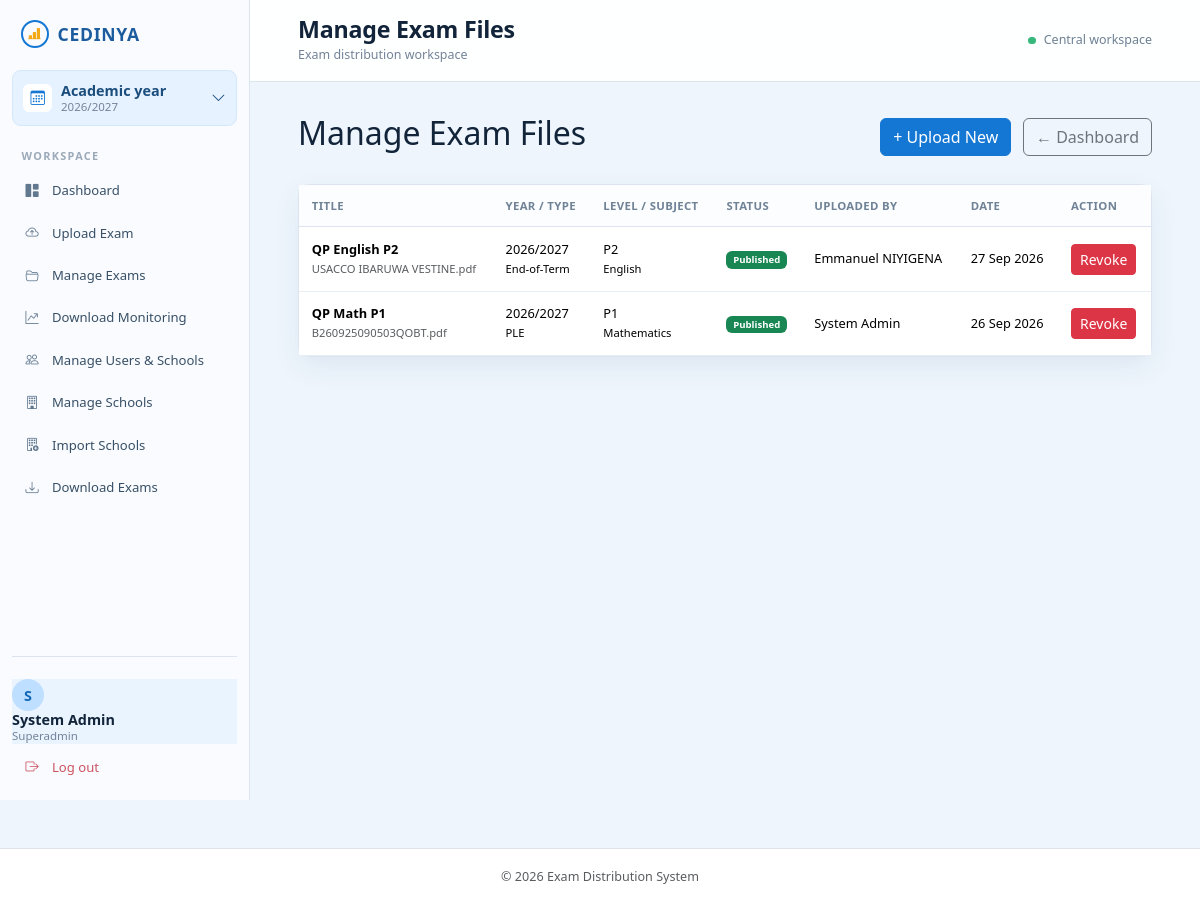
Screenshot of /admin/files.php (signed in) with the database file from the repository.
### tables this page shows
CREATE TABLE `exam_files` (
  `id` int(11) NOT NULL,
  `title` varchar(255) NOT NULL,
  `description` text DEFAULT NULL,
  `academic_year` varchar(20) NOT NULL,
  `exam_type` varchar(50) NOT NULL,
  `category` enum('primary','ordinary','advanced','tvet') DEFAULT NULL,
  `level` varchar(50) DEFAULT NULL,
  `subject` varchar(100) DEFAULT NULL,
  `version` int(11) DEFAULT 1,
  `file_name` varchar(255) NOT NULL,
  `original_name` varchar(255) NOT NULL,
  `file_size` int(11) DEFAULT NULL,
  `mime_type` varchar(100) DEFAULT NULL,
  `status` enum('draft','published','revoked') DEFAULT 'draft',
  `available_from` datetime DEFAULT NULL,
  `available_until` datetime DEFAULT NULL,
  `uploaded_by` int(11) NOT NULL,
  `approved_by` int(11) DEFAULT NULL,
  `created_at` timestamp NOT NULL DEFAULT current_timestamp(),
  `updated_at` timestamp NOT NULL DEFAULT current_timestamp() ON UPDATE current_timestamp()
);

CREATE TABLE `users` (
  `id` int(11) NOT NULL,
  `username` varchar(50) NOT NULL,
  `password` varchar(255) NOT NULL,
  `totp_secret` varchar(64) DEFAULT NULL,
  `totp_enabled` tinyint(1) NOT NULL DEFAULT 0,
  `full_name` varchar(100) NOT NULL,
  `role` enum('superadmin','primaryadmin','OLadmin','ALadmin','TVETadmin','admin','district','headteacher','teacher','SEI') NOT NULL DEFAULT 'headteacher',
  `school_id` int(11) DEFAULT NULL,
  `district_id` int(11) DEFAULT NULL,
  `email` varchar(100) DEFAULT NULL,
  `phone` varchar(20) DEFAULT NULL,
  `is_active` tinyint(1) DEFAULT 1,
  `created_at` timestamp NOT NULL DEFAULT current_timestamp()
);

### includes/auth.php (called while the page is built, shortened)
<?php
function roleLevelOptions(string $role): array
{
    return match (strtolower($role)) {
        'admin', 'superadmin' => ['P1', 'P2', 'P3', 'P4', 'P5', 'P6', 'S1', 'S2', 'S3', 'S4', 'S5', 'S6', 'L3', 'L4', 'L5'],
        'primaryadmin' => ['P1', 'P2', 'P3', 'P4', 'P5', 'P6'],
        'oladmin' => ['S1', 'S2', 'S3'],
        'aladmin' => ['S4', 'S5', 'S6'],
        'tvetadmin', 'tvet' => ['L3', 'L4', 'L5'],
        default => [],
    };
}
function isScopedAdminRole(string $role): bool
{
    return roleLevelOptions($role) !== [] && !in_array(strtolower($role), ['admin', 'superadmin'], true);
}
function dashboardPathForRole(string $role): string
{
    return strtoupper($role) === 'SEI'
        ? '/admin/logs'
        : (in_array(strtolower($role), ['admin', 'superadmin'], true) || isScopedAdminRole($role) ? '/admin/dashboard' : '/headteacher/dashboard');
}

### admin/files.php (the view, shortened to what this page needs)
<?php
require_once '../includes/auth.php';
$fileSql = "
    SELECT f.*, u.full_name as uploaded_by_name
    FROM exam_files f
    LEFT JOIN users u ON f.uploaded_by = u.id";
$fileParams = [];
$fileSql .= ' ORDER BY f.created_at DESC';
$fileStmt = $pdo->prepare($fileSql);
$fileStmt->execute($fileParams);
$files = $fileStmt->fetchAll();
require '../includes/header.php';
?>
<div class="d-flex justify-content-between align-items-center mb-4">
    <h2>Manage Exam Files</h2>
    <div>
        <a href="<?= APP_BASE_URL ?>/admin/upload" class="btn btn-primary me-2">+ Upload New</a>
        <a href="<?= APP_BASE_URL . dashboardPathForRole((string)$_SESSION['role']) ?>" class="btn btn-outline-secondary">← Dashboard</a>
    </div>
</div>
<div class="card">
    <div class="table-responsive">
        <table class="table table-hover mb-0">
            <thead>
                <tr>
                    <th>Title</th>
                    <th>Year / Type</th>
                    <th>Level / Subject</th>
                    <th>Status</th>
                    <th>Uploaded By</th>
                    <th>Date</th>
                    <th>Action</th>
                </tr>
            </thead>
            <tbody>
                <?php foreach ($files as $file): ?>
                <tr class="<?= $file['status'] === 'revoked' ? 'table-danger' : '' ?>">
                    <td>
                        <strong><?= htmlspecialchars($file['title']) ?></strong><br>
                        <small class="text-muted"><?= htmlspecialchars($file['original_name']) ?></small>
                    </td>
                    <td>
                        <?= htmlspecialchars($file['academic_year']) ?><br>
                        <small><?= htmlspecialchars($file['exam_type']) ?></small>
                    </td>
                    <td>
                        <?= htmlspecialchars($file['level'] ?? '-') ?><br>
                        <small><?= htmlspecialchars($file['subject'] ?? '-') ?></small>
                    </td>
                    <td>
                        <?php if ($file['status'] === 'published'): ?>
                            <span class="badge bg-success">Published</span>
                        <?php elseif ($file['status'] === 'revoked'): ?>
                            <span class="badge bg-danger">Revoked</span>
                        <?php else: ?>
                            <span class="badge bg-secondary"><?= ucfirst($file['status']) ?></span>
                        <?php endif; ?>
                    </td>
                    <td><?= htmlspecialchars($file['uploaded_by_name'] ?? 'Unknown') ?></td>
                    <td><?= date('d M Y', strtotime($file['created_at'])) ?></td>
                    <td>
                        <?php if ($file['status'] === 'published'): ?>
                            <form method="POST" class="d-inline"
                                  onsubmit="return confirm('Revoke this file? Users will no longer be able to download it.');">
                                <button type="submit" class="btn btn-sm btn-danger">Revoke</button>
                            </form>
                        <?php endif; ?>
                    </td>
                </tr>
                <?php endforeach; ?>
            </tbody>
        </table>
    </div>
</div>
<?php require '../includes/footer.php'; ?>

### assets/css/style.css (style rules this page uses)
:root { --ink: #12243a; --muted: #748399; --line: #dce5ef; --canvas: #eef5fc; --panel: #ffffff; --blue: #1477d4; --blue-soft: #e4f1ff; --rail: #f9fbfe; --shadow: 0 10px 28px rgba(39, 81, 124, 0.08); }
body { background: var(--canvas); color: var(--ink); font-family: 'Trebuchet MS', 'Segoe UI', sans-serif; font-size: 0.9rem; }
.table { margin: 0; color: var(--ink); vertical-align: middle; }
.table th { padding: 0.75rem 0.8rem; background: #fbfdff; color: #6f8296; border-bottom: 1px solid var(--line); font-size: 0.71rem; font-weight: 800; text-transform: uppercase; letter-spacing: 0.03em; white-space: nowrap; }
.table td { padding: 0.78rem 0.8rem; border-color: #e8eef4; font-size: 0.8rem; }
.table td strong { font-weight: 700; }
.badge { font-weight: 600; padding: 0.4em 0.7em; }
.btn-primary { background: var(--blue); border-color: var(--blue); }
.card { border: 1px solid var(--line); box-shadow: var(--shadow); border-radius: 0.65rem; }

### rows the page displays
exam_files: title "QP English P2", original_name "USACCO IBARUWA VESTINE.pdf", academic_year "2026/2027", exam_type "End-of-Term", level "P2", subject "English", status "Published", uploaded_by.full_name "Emmanuel NIYIGENA", created_at "27 Sep 2026"
exam_files: title "QP Math P1", original_name "B260925090503QOBT.pdf", academic_year "2026/2027", exam_type "PLE", level "P1", subject "Mathematics", status "Published", uploaded_by.full_name "System Admin", created_at "26 Sep 2026"

### other values shown
substr((string)($_SESSION['full_name'] ?? 'U'), 0, 1) "S"
$_SESSION['full_name'] "System Admin"
$_SESSION['role'] "Superadmin"
$pageTitle "Manage Exam Files"
$_SESSION['sector_name'] "Central workspace"
